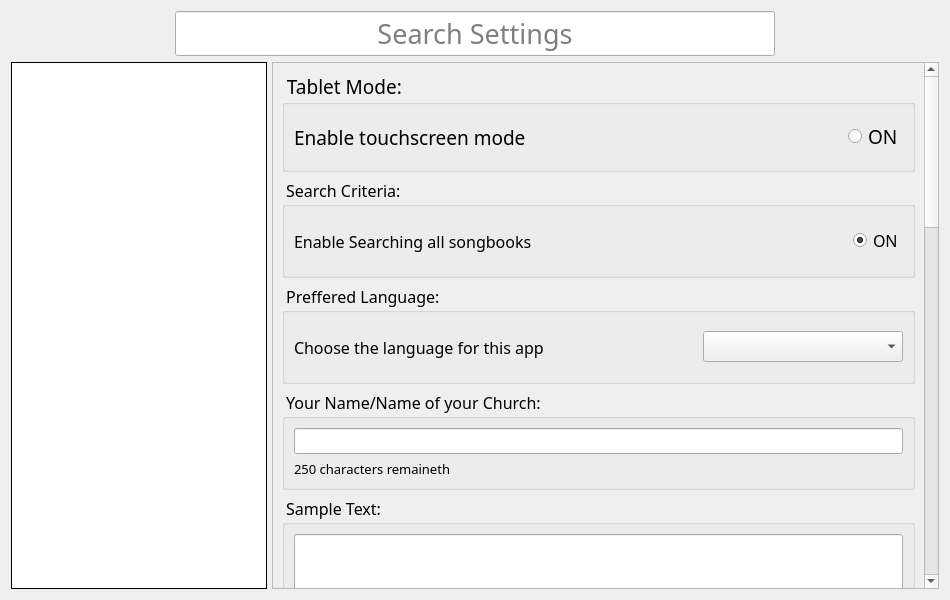
<?xml version="1.0" encoding="UTF-8"?>
<ui version="4.0">
 <class>AppOptions</class>
 <widget class="QDialog" name="AppOptions">
  <property name="geometry">
   <rect>
    <x>0</x>
    <y>0</y>
    <width>950</width>
    <height>600</height>
   </rect>
  </property>
  <property name="sizePolicy">
   <sizepolicy hsizetype="Preferred" vsizetype="Preferred">
    <horstretch>0</horstretch>
    <verstretch>0</verstretch>
   </sizepolicy>
  </property>
  <property name="minimumSize">
   <size>
    <width>400</width>
    <height>0</height>
   </size>
  </property>
  <property name="font">
   <font>
    <family>Trebuchet MS</family>
    <pointsize>12</pointsize>
   </font>
  </property>
  <property name="windowTitle">
   <string>vSongBook Settings</string>
  </property>
  <property name="windowIcon">
   <iconset resource="../../res/icons/icons.qrc">
    <normaloff>:/icons/appicon.ico</normaloff>:/icons/appicon.ico</iconset>
  </property>
  <layout class="QVBoxLayout" name="itemsLayout">
   <item>
    <layout class="QHBoxLayout" name="topLayout">
     <item>
      <spacer name="hSpacer2">
       <property name="orientation">
        <enum>Qt::Horizontal</enum>
       </property>
       <property name="sizeHint" stdset="0">
        <size>
         <width>40</width>
         <height>20</height>
        </size>
       </property>
      </spacer>
     </item>
     <item>
      <widget class="QLineEdit" name="txtSearch">
       <property name="sizePolicy">
        <sizepolicy hsizetype="Preferred" vsizetype="Preferred">
         <horstretch>0</horstretch>
         <verstretch>0</verstretch>
        </sizepolicy>
       </property>
       <property name="minimumSize">
        <size>
         <width>600</width>
         <height>0</height>
        </size>
       </property>
       <property name="font">
        <font>
         <family>Trebuchet MS</family>
         <pointsize>20</pointsize>
         <weight>50</weight>
         <bold>false</bold>
        </font>
       </property>
       <property name="frame">
        <bool>true</bool>
       </property>
       <property name="alignment">
        <set>Qt::AlignCenter</set>
       </property>
       <property name="placeholderText">
        <string>Search Settings</string>
       </property>
       <property name="clearButtonEnabled">
        <bool>true</bool>
       </property>
      </widget>
     </item>
     <item>
      <spacer name="hSpacer1">
       <property name="orientation">
        <enum>Qt::Horizontal</enum>
       </property>
       <property name="sizeHint" stdset="0">
        <size>
         <width>40</width>
         <height>20</height>
        </size>
       </property>
      </spacer>
     </item>
    </layout>
   </item>
   <item>
    <layout class="QHBoxLayout" name="CentralWidget">
     <property name="spacing">
      <number>0</number>
     </property>
     <property name="bottomMargin">
      <number>0</number>
     </property>
     <item>
      <layout class="QVBoxLayout" name="PanelLeft">
       <item>
        <widget class="QListView" name="lstNavigation">
         <property name="sizePolicy">
          <sizepolicy hsizetype="Preferred" vsizetype="Expanding">
           <horstretch>0</horstretch>
           <verstretch>0</verstretch>
          </sizepolicy>
         </property>
         <property name="frameShape">
          <enum>QFrame::Box</enum>
         </property>
         <property name="frameShadow">
          <enum>QFrame::Plain</enum>
         </property>
         <property name="horizontalScrollBarPolicy">
          <enum>Qt::ScrollBarAlwaysOff</enum>
         </property>
        </widget>
       </item>
      </layout>
     </item>
     <item>
      <widget class="QWidget" name="PanelRight" native="true">
       <layout class="QVBoxLayout" name="verticalLayout">
        <property name="leftMargin">
         <number>5</number>
        </property>
        <property name="topMargin">
         <number>0</number>
        </property>
        <property name="rightMargin">
         <number>0</number>
        </property>
        <property name="bottomMargin">
         <number>0</number>
        </property>
       </layout>
      </widget>
     </item>
     <item>
      <widget class="QScrollArea" name="scrollArea">
       <property name="widgetResizable">
        <bool>true</bool>
       </property>
       <widget class="QWidget" name="lstItems">
        <property name="geometry">
         <rect>
          <x>0</x>
          <y>0</y>
          <width>648</width>
          <height>1728</height>
         </rect>
        </property>
        <layout class="QVBoxLayout" name="scrollLayout">
         <item>
          <widget class="QGroupBox" name="grpTabletMode">
           <property name="minimumSize">
            <size>
             <width>0</width>
             <height>100</height>
            </size>
           </property>
           <property name="font">
            <font>
             <family>Trebuchet MS</family>
             <pointsize>14</pointsize>
            </font>
           </property>
           <property name="title">
            <string> Tablet Mode: </string>
           </property>
           <layout class="QHBoxLayout" name="horizontalLayout_2">
            <item>
             <widget class="QLabel" name="lblTabletMode">
              <property name="sizePolicy">
               <sizepolicy hsizetype="Expanding" vsizetype="Preferred">
                <horstretch>0</horstretch>
                <verstretch>0</verstretch>
               </sizepolicy>
              </property>
              <property name="text">
               <string>Enable touchscreen mode</string>
              </property>
             </widget>
            </item>
            <item>
             <widget class="QRadioButton" name="btnTabletMode">
              <property name="text">
               <string>ON</string>
              </property>
             </widget>
            </item>
           </layout>
          </widget>
         </item>
         <item>
          <widget class="QGroupBox" name="grpSearchCriteria">
           <property name="minimumSize">
            <size>
             <width>0</width>
             <height>100</height>
            </size>
           </property>
           <property name="title">
            <string> Search Criteria: </string>
           </property>
           <layout class="QHBoxLayout" name="horizontalLayout_3">
            <item>
             <widget class="QLabel" name="lblSearchCriteria">
              <property name="sizePolicy">
               <sizepolicy hsizetype="Expanding" vsizetype="Preferred">
                <horstretch>0</horstretch>
                <verstretch>0</verstretch>
               </sizepolicy>
              </property>
              <property name="text">
               <string>Enable Searching all songbooks</string>
              </property>
             </widget>
            </item>
            <item>
             <widget class="QRadioButton" name="btnSearchCritria">
              <property name="text">
               <string>ON</string>
              </property>
              <property name="checked">
               <bool>true</bool>
              </property>
             </widget>
            </item>
           </layout>
          </widget>
         </item>
         <item>
          <widget class="QGroupBox" name="grpLanguage">
           <property name="minimumSize">
            <size>
             <width>0</width>
             <height>100</height>
            </size>
           </property>
           <property name="title">
            <string> Preffered Language: </string>
           </property>
           <layout class="QHBoxLayout" name="horizontalLayout_4">
            <item>
             <widget class="QLabel" name="lblLanguage">
              <property name="sizePolicy">
               <sizepolicy hsizetype="Expanding" vsizetype="Preferred">
                <horstretch>0</horstretch>
                <verstretch>0</verstretch>
               </sizepolicy>
              </property>
              <property name="text">
               <string>Choose the language for this app</string>
              </property>
             </widget>
            </item>
            <item>
             <widget class="QComboBox" name="cmbLanguage">
              <property name="minimumSize">
               <size>
                <width>200</width>
                <height>0</height>
               </size>
              </property>
             </widget>
            </item>
           </layout>
          </widget>
         </item>
         <item>
          <widget class="QGroupBox" name="grpUserName">
           <property name="minimumSize">
            <size>
             <width>0</width>
             <height>100</height>
            </size>
           </property>
           <property name="title">
            <string> Your Name/Name of your Church: </string>
           </property>
           <layout class="QVBoxLayout" name="verticalLayout_3">
            <item>
             <widget class="QLineEdit" name="txtUserName">
              <property name="font">
               <font>
                <family>Trebuchet MS</family>
                <pointsize>16</pointsize>
               </font>
              </property>
              <property name="clearButtonEnabled">
               <bool>true</bool>
              </property>
             </widget>
            </item>
            <item>
             <widget class="QLabel" name="lblRemaining">
              <property name="font">
               <font>
                <family>Trebuchet MS</family>
                <pointsize>10</pointsize>
               </font>
              </property>
              <property name="text">
               <string>250 characters remaineth </string>
              </property>
             </widget>
            </item>
           </layout>
          </widget>
         </item>
         <item>
          <widget class="QGroupBox" name="grpSampleText">
           <property name="minimumSize">
            <size>
             <width>0</width>
             <height>200</height>
            </size>
           </property>
           <property name="title">
            <string> Sample Text:</string>
           </property>
           <layout class="QVBoxLayout" name="verticalLayout_2">
            <item>
             <widget class="QLineEdit" name="lineEdit">
              <property name="sizePolicy">
               <sizepolicy hsizetype="Expanding" vsizetype="Expanding">
                <horstretch>0</horstretch>
                <verstretch>0</verstretch>
               </sizepolicy>
              </property>
              <property name="font">
               <font>
                <family>Trebuchet MS</family>
                <pointsize>20</pointsize>
               </font>
              </property>
              <property name="text">
               <string>Only Believe</string>
              </property>
              <property name="alignment">
               <set>Qt::AlignCenter</set>
              </property>
             </widget>
            </item>
           </layout>
          </widget>
         </item>
         <item>
          <widget class="QGroupBox" name="grpFontGeneral">
           <property name="minimumSize">
            <size>
             <width>0</width>
             <height>80</height>
            </size>
           </property>
           <property name="title">
            <string>App General Font: </string>
           </property>
           <layout class="QHBoxLayout" name="layoutFontGeneral">
            <item>
             <widget class="QLabel" name="lblFontGeneral">
              <property name="sizePolicy">
               <sizepolicy hsizetype="Fixed" vsizetype="Preferred">
                <horstretch>0</horstretch>
                <verstretch>0</verstretch>
               </sizepolicy>
              </property>
              <property name="minimumSize">
               <size>
                <width>100</width>
                <height>0</height>
               </size>
              </property>
              <property name="font">
               <font>
                <family>Trebuchet MS</family>
                <pointsize>20</pointsize>
               </font>
              </property>
              <property name="text">
               <string>20</string>
              </property>
              <property name="alignment">
               <set>Qt::AlignCenter</set>
              </property>
             </widget>
            </item>
            <item>
             <widget class="QSlider" name="sldFontGeneral">
              <property name="orientation">
               <enum>Qt::Horizontal</enum>
              </property>
             </widget>
            </item>
            <item>
             <widget class="QComboBox" name="cmbFontGeneral">
              <property name="sizePolicy">
               <sizepolicy hsizetype="Expanding" vsizetype="Fixed">
                <horstretch>0</horstretch>
                <verstretch>0</verstretch>
               </sizepolicy>
              </property>
             </widget>
            </item>
            <item>
             <widget class="QRadioButton" name="btnFontGeneral">
              <property name="font">
               <font>
                <family>Trebuchet MS</family>
                <pointsize>20</pointsize>
               </font>
              </property>
              <property name="text">
               <string>BOLD</string>
              </property>
             </widget>
            </item>
           </layout>
          </widget>
         </item>
         <item>
          <widget class="QGroupBox" name="grpFontPreview">
           <property name="minimumSize">
            <size>
             <width>0</width>
             <height>80</height>
            </size>
           </property>
           <property name="title">
            <string>Song Preview Font: </string>
           </property>
           <layout class="QHBoxLayout" name="layoutFontPreview">
            <item>
             <widget class="QLabel" name="lblFontPreview">
              <property name="sizePolicy">
               <sizepolicy hsizetype="Fixed" vsizetype="Preferred">
                <horstretch>0</horstretch>
                <verstretch>0</verstretch>
               </sizepolicy>
              </property>
              <property name="minimumSize">
               <size>
                <width>100</width>
                <height>0</height>
               </size>
              </property>
              <property name="font">
               <font>
                <family>Trebuchet MS</family>
                <pointsize>20</pointsize>
               </font>
              </property>
              <property name="text">
               <string>20</string>
              </property>
              <property name="alignment">
               <set>Qt::AlignCenter</set>
              </property>
             </widget>
            </item>
            <item>
             <widget class="QSlider" name="sldFontPreview">
              <property name="orientation">
               <enum>Qt::Horizontal</enum>
              </property>
             </widget>
            </item>
            <item>
             <widget class="QComboBox" name="cmbFontPreview">
              <property name="sizePolicy">
               <sizepolicy hsizetype="Expanding" vsizetype="Fixed">
                <horstretch>0</horstretch>
                <verstretch>0</verstretch>
               </sizepolicy>
              </property>
             </widget>
            </item>
            <item>
             <widget class="QRadioButton" name="btnFontPreview">
              <property name="font">
               <font>
                <family>Trebuchet MS</family>
                <pointsize>20</pointsize>
               </font>
              </property>
              <property name="text">
               <string>BOLD</string>
              </property>
             </widget>
            </item>
           </layout>
          </widget>
         </item>
         <item>
          <widget class="QGroupBox" name="grpFontPresent">
           <property name="minimumSize">
            <size>
             <width>0</width>
             <height>80</height>
            </size>
           </property>
           <property name="title">
            <string>Song Present Font: </string>
           </property>
           <layout class="QHBoxLayout" name="layoutFontPresent">
            <item>
             <widget class="QLabel" name="lblFontPresent">
              <property name="sizePolicy">
               <sizepolicy hsizetype="Fixed" vsizetype="Preferred">
                <horstretch>0</horstretch>
                <verstretch>0</verstretch>
               </sizepolicy>
              </property>
              <property name="minimumSize">
               <size>
                <width>100</width>
                <height>0</height>
               </size>
              </property>
              <property name="font">
               <font>
                <family>Trebuchet MS</family>
                <pointsize>20</pointsize>
               </font>
              </property>
              <property name="text">
               <string>20</string>
              </property>
              <property name="alignment">
               <set>Qt::AlignCenter</set>
              </property>
             </widget>
            </item>
            <item>
             <widget class="QSlider" name="sldFontPresent">
              <property name="orientation">
               <enum>Qt::Horizontal</enum>
              </property>
             </widget>
            </item>
            <item>
             <widget class="QComboBox" name="cmbFontPresent">
              <property name="sizePolicy">
               <sizepolicy hsizetype="Expanding" vsizetype="Fixed">
                <horstretch>0</horstretch>
                <verstretch>0</verstretch>
               </sizepolicy>
              </property>
             </widget>
            </item>
            <item>
             <widget class="QRadioButton" name="btnFontPresent">
              <property name="font">
               <font>
                <family>Trebuchet MS</family>
                <pointsize>20</pointsize>
               </font>
              </property>
              <property name="text">
               <string>BOLD</string>
              </property>
             </widget>
            </item>
           </layout>
          </widget>
         </item>
         <item>
          <widget class="QGroupBox" name="grpThemes">
           <property name="sizePolicy">
            <sizepolicy hsizetype="Preferred" vsizetype="Preferred">
             <horstretch>0</horstretch>
             <verstretch>0</verstretch>
            </sizepolicy>
           </property>
           <property name="minimumSize">
            <size>
             <width>0</width>
             <height>0</height>
            </size>
           </property>
           <property name="title">
            <string> Set Your Prefferred Presentation Theme: </string>
           </property>
           <layout class="QGridLayout" name="gridLayout_2">
            <item row="2" column="1">
             <widget class="QPushButton" name="btnTheme8">
              <property name="minimumSize">
               <size>
                <width>0</width>
                <height>150</height>
               </size>
              </property>
              <property name="font">
               <font>
                <family>Trebuchet MS</family>
                <pointsize>20</pointsize>
               </font>
              </property>
              <property name="text">
               <string>Theme 8</string>
              </property>
             </widget>
            </item>
            <item row="2" column="0">
             <widget class="QPushButton" name="btnTheme7">
              <property name="minimumSize">
               <size>
                <width>0</width>
                <height>150</height>
               </size>
              </property>
              <property name="font">
               <font>
                <family>Trebuchet MS</family>
                <pointsize>20</pointsize>
               </font>
              </property>
              <property name="text">
               <string>Theme 7</string>
              </property>
             </widget>
            </item>
            <item row="2" column="2">
             <widget class="QPushButton" name="btnTheme9">
              <property name="minimumSize">
               <size>
                <width>0</width>
                <height>150</height>
               </size>
              </property>
              <property name="font">
               <font>
                <family>Trebuchet MS</family>
                <pointsize>20</pointsize>
               </font>
              </property>
              <property name="text">
               <string>Theme 9</string>
              </property>
             </widget>
            </item>
            <item row="0" column="2">
             <widget class="QPushButton" name="btnTheme3">
              <property name="minimumSize">
               <size>
                <width>0</width>
                <height>150</height>
               </size>
              </property>
              <property name="font">
               <font>
                <family>Trebuchet MS</family>
                <pointsize>20</pointsize>
               </font>
              </property>
              <property name="text">
               <string>Theme 3</string>
              </property>
             </widget>
            </item>
            <item row="1" column="0">
             <widget class="QPushButton" name="btnTheme4">
              <property name="minimumSize">
               <size>
                <width>0</width>
                <height>150</height>
               </size>
              </property>
              <property name="font">
               <font>
                <family>Trebuchet MS</family>
                <pointsize>20</pointsize>
               </font>
              </property>
              <property name="text">
               <string>Theme 4</string>
              </property>
             </widget>
            </item>
            <item row="0" column="1">
             <widget class="QPushButton" name="btnTheme2">
              <property name="minimumSize">
               <size>
                <width>0</width>
                <height>150</height>
               </size>
              </property>
              <property name="font">
               <font>
                <family>Trebuchet MS</family>
                <pointsize>20</pointsize>
               </font>
              </property>
              <property name="text">
               <string>Theme 2</string>
              </property>
             </widget>
            </item>
            <item row="0" column="0">
             <widget class="QPushButton" name="btnTheme1">
              <property name="minimumSize">
               <size>
                <width>0</width>
                <height>150</height>
               </size>
              </property>
              <property name="font">
               <font>
                <family>Trebuchet MS</family>
                <pointsize>20</pointsize>
               </font>
              </property>
              <property name="text">
               <string>Theme 1</string>
              </property>
             </widget>
            </item>
            <item row="3" column="1">
             <widget class="QPushButton" name="btnTheme11">
              <property name="minimumSize">
               <size>
                <width>0</width>
                <height>150</height>
               </size>
              </property>
              <property name="font">
               <font>
                <family>Trebuchet MS</family>
                <pointsize>20</pointsize>
               </font>
              </property>
              <property name="text">
               <string>Theme 11</string>
              </property>
             </widget>
            </item>
            <item row="1" column="1">
             <widget class="QPushButton" name="btnTheme5">
              <property name="minimumSize">
               <size>
                <width>0</width>
                <height>150</height>
               </size>
              </property>
              <property name="font">
               <font>
                <family>Trebuchet MS</family>
                <pointsize>20</pointsize>
               </font>
              </property>
              <property name="text">
               <string>Theme 5</string>
              </property>
             </widget>
            </item>
            <item row="3" column="0">
             <widget class="QPushButton" name="btnTheme10">
              <property name="minimumSize">
               <size>
                <width>0</width>
                <height>150</height>
               </size>
              </property>
              <property name="font">
               <font>
                <family>Trebuchet MS</family>
                <pointsize>20</pointsize>
               </font>
              </property>
              <property name="text">
               <string>Theme 10</string>
              </property>
             </widget>
            </item>
            <item row="3" column="2">
             <widget class="QPushButton" name="btnTheme12">
              <property name="minimumSize">
               <size>
                <width>0</width>
                <height>150</height>
               </size>
              </property>
              <property name="font">
               <font>
                <family>Trebuchet MS</family>
                <pointsize>20</pointsize>
               </font>
              </property>
              <property name="text">
               <string>Theme 12</string>
              </property>
             </widget>
            </item>
            <item row="1" column="2">
             <widget class="QPushButton" name="btnTheme6">
              <property name="minimumSize">
               <size>
                <width>0</width>
                <height>150</height>
               </size>
              </property>
              <property name="font">
               <font>
                <family>Trebuchet MS</family>
                <pointsize>20</pointsize>
               </font>
              </property>
              <property name="text">
               <string>Theme 6</string>
              </property>
             </widget>
            </item>
            <item row="4" column="0">
             <widget class="QPushButton" name="btnTheme13">
              <property name="minimumSize">
               <size>
                <width>0</width>
                <height>150</height>
               </size>
              </property>
              <property name="font">
               <font>
                <family>Trebuchet MS</family>
                <pointsize>20</pointsize>
               </font>
              </property>
              <property name="text">
               <string>Theme 13</string>
              </property>
             </widget>
            </item>
            <item row="4" column="1">
             <widget class="QPushButton" name="btnTheme14">
              <property name="minimumSize">
               <size>
                <width>0</width>
                <height>150</height>
               </size>
              </property>
              <property name="font">
               <font>
                <family>Trebuchet MS</family>
                <pointsize>20</pointsize>
               </font>
              </property>
              <property name="text">
               <string>Theme 14</string>
              </property>
             </widget>
            </item>
            <item row="4" column="2">
             <widget class="QPushButton" name="btnTheme15">
              <property name="minimumSize">
               <size>
                <width>0</width>
                <height>150</height>
               </size>
              </property>
              <property name="font">
               <font>
                <family>Trebuchet MS</family>
                <pointsize>20</pointsize>
               </font>
              </property>
              <property name="text">
               <string>Theme 15</string>
              </property>
             </widget>
            </item>
           </layout>
          </widget>
         </item>
         <item>
          <spacer name="verticalSpacer">
           <property name="orientation">
            <enum>Qt::Vertical</enum>
           </property>
           <property name="sizeHint" stdset="0">
            <size>
             <width>20</width>
             <height>40</height>
            </size>
           </property>
          </spacer>
         </item>
        </layout>
       </widget>
      </widget>
     </item>
    </layout>
   </item>
  </layout>
 </widget>
 <resources>
  <include location="../../res/icons/icons.qrc"/>
 </resources>
 <connections/>
</ui>
